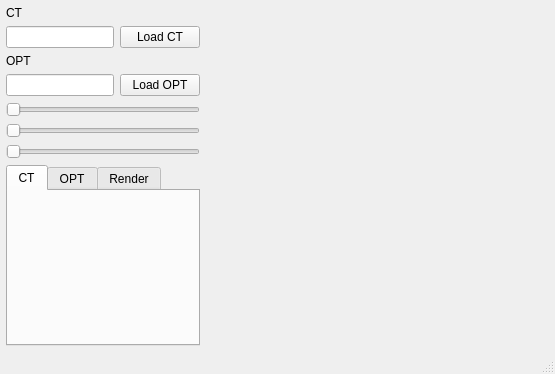
<?xml version="1.0" encoding="UTF-8"?>
<ui version="4.0">
 <class>MainWindow</class>
 <widget class="QMainWindow" name="MainWindow">
  <property name="geometry">
   <rect>
    <x>0</x>
    <y>0</y>
    <width>555</width>
    <height>374</height>
   </rect>
  </property>
  <property name="windowTitle">
   <string>CPViewer</string>
  </property>
  <widget class="QWidget" name="centralwidget">
   <layout class="QGridLayout" name="gridLayout_2">
    <property name="leftMargin">
     <number>6</number>
    </property>
    <property name="topMargin">
     <number>6</number>
    </property>
    <property name="rightMargin">
     <number>6</number>
    </property>
    <property name="bottomMargin">
     <number>6</number>
    </property>
    <item row="0" column="0">
     <layout class="QGridLayout" name="gridLayout">
      <item row="0" column="2">
       <widget class="QVTKWidget" name="qvtkAxialView"/>
      </item>
      <item row="0" column="3">
       <widget class="QVTKWidget" name="qvtkSagittalView"/>
      </item>
      <item row="0" column="0" rowspan="2">
       <layout class="QVBoxLayout" name="verticalLayout">
        <item>
         <widget class="QLabel" name="label_2">
          <property name="text">
           <string>CT</string>
          </property>
         </widget>
        </item>
        <item>
         <layout class="QHBoxLayout" name="horizontalLayout_2">
          <item>
           <widget class="QLineEdit" name="tbx_CT">
            <property name="sizePolicy">
             <sizepolicy hsizetype="Preferred" vsizetype="Fixed">
              <horstretch>0</horstretch>
              <verstretch>0</verstretch>
             </sizepolicy>
            </property>
            <property name="readOnly">
             <bool>true</bool>
            </property>
           </widget>
          </item>
          <item>
           <widget class="QPushButton" name="pbLoadCT">
            <property name="sizePolicy">
             <sizepolicy hsizetype="Fixed" vsizetype="Fixed">
              <horstretch>0</horstretch>
              <verstretch>0</verstretch>
             </sizepolicy>
            </property>
            <property name="text">
             <string>Load CT</string>
            </property>
           </widget>
          </item>
         </layout>
        </item>
        <item>
         <widget class="QLabel" name="label">
          <property name="text">
           <string>OPT</string>
          </property>
         </widget>
        </item>
        <item>
         <layout class="QHBoxLayout" name="horizontalLayout_5">
          <item>
           <widget class="QLineEdit" name="tbx_OPT">
            <property name="sizePolicy">
             <sizepolicy hsizetype="Preferred" vsizetype="Fixed">
              <horstretch>0</horstretch>
              <verstretch>0</verstretch>
             </sizepolicy>
            </property>
            <property name="readOnly">
             <bool>true</bool>
            </property>
           </widget>
          </item>
          <item>
           <widget class="QPushButton" name="pbLoadOPT">
            <property name="sizePolicy">
             <sizepolicy hsizetype="Fixed" vsizetype="Fixed">
              <horstretch>0</horstretch>
              <verstretch>0</verstretch>
             </sizepolicy>
            </property>
            <property name="text">
             <string>Load OPT</string>
            </property>
           </widget>
          </item>
         </layout>
        </item>
        <item>
         <widget class="QSlider" name="hsAxisX">
          <property name="enabled">
           <bool>false</bool>
          </property>
          <property name="sizePolicy">
           <sizepolicy hsizetype="Preferred" vsizetype="Fixed">
            <horstretch>0</horstretch>
            <verstretch>0</verstretch>
           </sizepolicy>
          </property>
          <property name="orientation">
           <enum>Qt::Horizontal</enum>
          </property>
         </widget>
        </item>
        <item>
         <widget class="QSlider" name="hsAxisY">
          <property name="enabled">
           <bool>false</bool>
          </property>
          <property name="sizePolicy">
           <sizepolicy hsizetype="Preferred" vsizetype="Fixed">
            <horstretch>0</horstretch>
            <verstretch>0</verstretch>
           </sizepolicy>
          </property>
          <property name="orientation">
           <enum>Qt::Horizontal</enum>
          </property>
         </widget>
        </item>
        <item>
         <widget class="QSlider" name="hsAxisZ">
          <property name="enabled">
           <bool>false</bool>
          </property>
          <property name="sizePolicy">
           <sizepolicy hsizetype="Preferred" vsizetype="Fixed">
            <horstretch>0</horstretch>
            <verstretch>0</verstretch>
           </sizepolicy>
          </property>
          <property name="orientation">
           <enum>Qt::Horizontal</enum>
          </property>
         </widget>
        </item>
        <item>
         <widget class="QTabWidget" name="tabWidget">
          <property name="sizePolicy">
           <sizepolicy hsizetype="Preferred" vsizetype="Expanding">
            <horstretch>0</horstretch>
            <verstretch>0</verstretch>
           </sizepolicy>
          </property>
          <property name="currentIndex">
           <number>0</number>
          </property>
          <widget class="QWidget" name="tab_CT">
           <attribute name="title">
            <string>CT</string>
           </attribute>
          </widget>
          <widget class="QWidget" name="tab_OPT">
           <attribute name="title">
            <string>OPT</string>
           </attribute>
          </widget>
          <widget class="QWidget" name="tab_Render">
           <attribute name="title">
            <string>Render</string>
           </attribute>
          </widget>
         </widget>
        </item>
       </layout>
      </item>
      <item row="1" column="3">
       <widget class="QVTKWidget" name="qvtkRenderView"/>
      </item>
      <item row="1" column="2">
       <widget class="QVTKWidget" name="qvtkCoronalView"/>
      </item>
     </layout>
    </item>
   </layout>
  </widget>
  <widget class="QMenuBar" name="menubar">
   <property name="geometry">
    <rect>
     <x>0</x>
     <y>0</y>
     <width>555</width>
     <height>23</height>
    </rect>
   </property>
  </widget>
  <widget class="QStatusBar" name="statusbar"/>
 </widget>
 <customwidgets>
  <customwidget>
   <class>QVTKWidget</class>
   <extends>QWidget</extends>
   <header>QVTKWidget.h</header>
  </customwidget>
 </customwidgets>
 <resources/>
 <connections/>
</ui>
